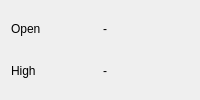
<?xml version="1.0" encoding="UTF-8"?>
<ui version="4.0">
 <class>StockStats</class>
 <widget class="QWidget" name="StockStats">
  <property name="windowTitle">
   <string>Stock Stats</string>
  </property>
  <layout class="QGridLayout" name="gridLayout">
   <item row="0" column="0">
    <widget class="QLabel" name="labelOpen">
     <property name="text">
      <string>Open</string>
     </property>
    </widget>
   </item>
   <item row="0" column="1">
    <widget class="QLabel" name="valueOpen">
     <property name="text">
      <string>-</string>
     </property>
    </widget>
   </item>
   <item row="1" column="0">
    <widget class="QLabel" name="labelHigh">
     <property name="text">
      <string>High</string>
     </property>
    </widget>
   </item>
   <item row="1" column="1">
    <widget class="QLabel" name="valueHigh">
     <property name="text">
      <string>-</string>
     </property>
    </widget>
   </item>
  </layout>
 </widget>
 <resources/>
 <connections/>
 </ui>
